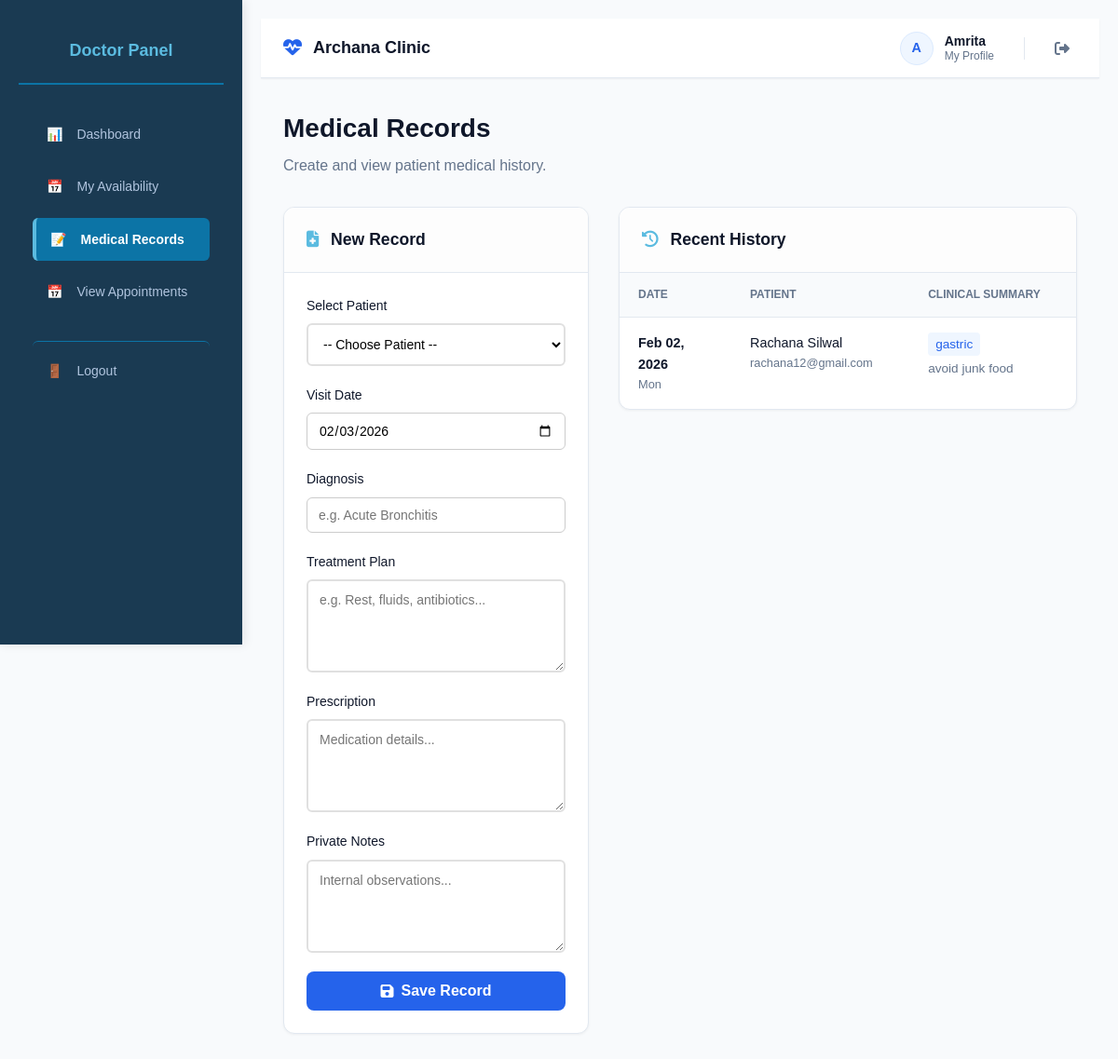
Screenshot of /doctor/manage-records.php (signed in) with the database file from the repository.
### tables this page shows
CREATE TABLE `users` (
  `id` int(11) NOT NULL,
  `name` varchar(100) NOT NULL,
  `email` varchar(255) DEFAULT NULL,
  `password` varchar(255) NOT NULL,
  `role` enum('admin','doctor','receptionist','patient') NOT NULL,
  `phone` varchar(15) NOT NULL,
  `created_at` timestamp NOT NULL DEFAULT current_timestamp(),
  `updated_at` timestamp NOT NULL DEFAULT current_timestamp() ON UPDATE current_timestamp()
);

CREATE TABLE `medical_records` (
  `id` int(11) NOT NULL,
  `patient_id` int(11) NOT NULL,
  `doctor_id` int NOT NULL,
  `visit_date` date NOT NULL,
  `diagnosis` text DEFAULT NULL,
  `treatment` text DEFAULT NULL,
  `prescription` text DEFAULT NULL,
  `notes` text DEFAULT NULL,
  `created_at` timestamp NOT NULL DEFAULT current_timestamp(),
  `updated_at` timestamp NOT NULL DEFAULT current_timestamp() ON UPDATE current_timestamp()
);

### config/auth.php (called while the page is built, shortened)
<?php
class Auth {
    private $conn;
    public function __construct($connection) {
        $this->conn = $connection;
    }
    public function isLoggedIn() {
        return isset($_SESSION['user_id']);
    }
    public function getUser() {
        $user_id = $_SESSION['user_id'];
        $stmt = $this->conn->prepare("
            SELECT
                u.id,
                u.name,
                u.email,
                u.role,
                p.phone,
                p.gender,
                p.address,
                p.medical_history,
                p.blood_group,
                p.date_of_birth,
                p.allergies,
                p.emergency_phone
            FROM users u
            LEFT JOIN patients p ON u.id = p.user_id
            WHERE u.id = ?
            LIMIT 1
        ");
        $stmt->bind_param("i", $user_id);
        $stmt->execute();
        return $stmt->get_result()->fetch_assoc();
    }
}
if (!isset($auth)) {
    $auth = new Auth($conn);
}
?>

### doctor/manage-records.php (the view, shortened to what this page needs)
<?php
require_once __DIR__ . '/../config/database.php';
require_once __DIR__ . '/../config/auth.php';
$user = $auth->getUser();
$stmt = $conn->prepare("SELECT id FROM doctors WHERE user_id = ? LIMIT 1");
$stmt->bind_param("i", $user['id']);
$stmt->execute();
$doctor = $stmt->get_result()->fetch_assoc();
$doctor_id = (int)$doctor['id'];
$stmt = $conn->prepare("
    SELECT mr.visit_date, mr.diagnosis, mr.treatment, u.name AS patient_name, u.email
    FROM medical_records mr
    JOIN patients p ON mr.patient_id = p.id
    JOIN users u ON p.user_id = u.id
    WHERE mr.doctor_id = ?
    ORDER BY mr.visit_date DESC, mr.created_at DESC
    LIMIT 10
");
$stmt->bind_param("i", $doctor_id);
$stmt->execute();
$recent_records = $stmt->get_result()->fetch_all(MYSQLI_ASSOC);
?>
<!DOCTYPE html>
<html lang="en">
<head>
<link rel="stylesheet" href="/clinic/styles.css">
<link rel="stylesheet" href="https://cdnjs.cloudflare.com/ajax/libs/font-awesome/6.5.0/css/all.min.css">
</head>
<body class="dashboard-page">
<div class="dashboard-container">
    <?php include __DIR__ . '/../include/sidebar-doctor.php'; ?>
    <main class="dashboard-content">
        <?php include __DIR__ . '/../include/dnav.php'; ?>
        <div class="manage-container">
            <div class="page-header">
                <h1>Medical Records</h1>
                <p>Create and view patient medical history.</p>
            </div>
            <div class="records-grid">
                <div class="card">
                    <div class="card-header">
                        <h2><i class="fas fa-file-medical"></i> New Record</h2>
                    </div>
                    <div class="card-body">
                        <form method="POST">
                            <div class="form-group">
                                <label>Select Patient</label>
                                <select name="patient_id" class="form-control" required>
                                    <option value="">-- Choose Patient --</option>
                                </select>
                            </div>
                            <div class="form-group">
                                <label>Visit Date</label>
                                <input type="date" name="visit_date" class="form-control" value="<?= date('Y-m-d') ?>" required>
                            </div>
                            <div class="form-group">
                                <label>Diagnosis</label>
                                <input type="text" name="diagnosis" class="form-control" placeholder="e.g. Acute Bronchitis" required>
                            </div>
                            <div class="form-group">
                                <label>Treatment Plan</label>
                                <textarea name="treatment" class="form-control" rows="3" placeholder="e.g. Rest, fluids, antibiotics..." required></textarea>
                            </div>
                            <div class="form-group">
                                <label>Prescription</label>
                                <textarea name="prescription" class="form-control" rows="3" placeholder="Medication details..." required></textarea>
                            </div>
                            <div class="form-group">
                                <label>Private Notes</label>
                                <textarea name="notes" class="form-control" rows="2" placeholder="Internal observations..."></textarea>
                            </div>
                            <button type="submit" class="btn-submit">
                                <i class="fas fa-save"></i> Save Record
                            </button>
                        </form>
                    </div>
                </div>
                <div class="card">
                    <div class="card-header">
                        <h2><i class="fas fa-history"></i> Recent History</h2>
                    </div>
                    <div class="table-responsive">
                        <table class="custom-table">
                            <thead>
                                <tr>
                                    <th style="width: 120px;">Date</th>
                                    <th>Patient</th>
                                    <th>Clinical Summary</th>
                                </tr>
                            </thead>
                            <tbody>
                                <?php if (count($recent_records) > 0): ?>
                                    <?php foreach ($recent_records as $r): ?>
                                    <tr>
                                        <td>
                                            <div style="font-weight:600; font-size:0.9rem;"><?= date('M d, Y', strtotime($r['visit_date'])) ?></div>
                                            <div style="color:var(--text-muted); font-size:0.8rem;"><?= date('D', strtotime($r['visit_date'])) ?></div>
                                        </td>
                                        <td>
                                            <div style="font-weight:500;"><?= htmlspecialchars($r['patient_name']) ?></div>
                                            <div style="color:var(--text-muted); font-size:0.8rem;"><?= htmlspecialchars($r['email']) ?></div>
                                        </td>
                                        <td>
                                            <div class="diagnosis-tag"><?= htmlspecialchars($r['diagnosis']) ?></div>
                                            <div class="treatment-text">
                                                <?= htmlspecialchars(substr($r['treatment'], 0, 60)) . (strlen($r['treatment']) > 60 ? '...' : '') ?>
                                            </div>
                                        </td>
                                    </tr>
                                    <?php endforeach; ?>
                                <?php endif; ?>
                            </tbody>
                        </table>
                    </div>
                </div>
            </div>
        </div>
    </main>
</div>
</body>
</html>

### include/dnav.php (shortened to what this page needs)
<nav class="top-navbar">
    <a href="#" class="nav-brand">
        <i class="fas fa-heartbeat"></i>
        <span>Archana Clinic</span>
    </a>
    <div class="nav-right-section">
        <a href="profile.php" class="nav-user-profile" title="View Profile">
            <div class="nav-avatar-circle">
                <?= isset($user['name']) ? strtoupper(substr($user['name'], 0, 1)) : 'U' ?>
            </div>
            <div class="nav-user-meta">
                <span class="nav-user-name">
                    <?= isset($user['name']) ? htmlspecialchars(explode(' ', $user['name'])[0]) : 'Guest' ?>
                </span>
                <span class="nav-user-subtitle">My Profile</span>
            </div>
        </a>
        <a href="../logout.php" class="nav-logout-btn" title="Logout">
            <i class="fas fa-sign-out-alt"></i>
        </a>
    </div>
</nav>

### styles.css (style rules this page uses)
* { margin: 0; padding: 0; box-sizing: border-box; font-family: Arial, sans-serif; }
body { background: #f9f9f9; color: #333; line-height: 1.6; display: flex; flex-direction: column; min-height: 100vh; }
main { flex: 1; padding: 20px; }
body { padding-top: 90px; }
.form-group { display: flex; flex-direction: column; }
.form-group label { color: #333; font-weight: 600; margin-bottom: 8px; font-size: 14px; }
.form-group input { padding: 12px; border: 2px solid #e0e0e0; border-radius: 6px; font-size: 14px; transition: all 0.3s ease; }
.dashboard-page { display: flex; background: #f5f7fa; padding-top: 0; }
.dashboard-container { display: flex; width: 100%; min-height: 100vh; }
.dashboard-content { flex: 1; margin-left: 260px; padding: 20px; overflow-y: auto; }
.table-responsive { overflow-x: auto; }
.form-group { margin-bottom: 20px; display: flex; flex-direction: column; }
.form-group input, .form-group select, .form-group textarea { padding: 12px; border: 2px solid #e0e0e0; border-radius: 6px; font-size: 14px; font-family: Arial, sans-serif; transition: all 0.3s ease; }
body { font-family: 'Segoe UI', Tahoma, Geneva, Verdana, sans-serif; background-color: #f4f6f8; margin: 0; padding: 0; }
.form-group { margin-bottom: 15px; display: flex; flex-direction: column; }
label { margin-bottom: 6px; font-weight: 500; color: #333; }
input[type="text"], input[type="email"], input[type="password"], input[type="tel"], input[type="date"], select, textarea { padding: 10px 12px; border-radius: 6px; border: 1px solid #ccc; font-size: 14px; outline: none; transition: border-color 0.3s; }
button, .btn, .btn-login { display: inline-block; width: 100%; padding: 12px; border: none; border-radius: 6px; background-color: #5bbbe0; color: #fff; font-size: 16px; font-weight: bold; cursor: pointer; transition: background 0.3s; text-decoration: none; text-align: center; }
textarea { resize: vertical; }
h2 i { margin-right: 8px; color: #5bbbe0; }
.card { background: #ffffff; border-radius: 14px; box-shadow: 0 6px 18px rgba(0, 0, 0, 0.06); }

### include/dnav.php (style rules this page uses)
.top-navbar { background: white; height: 64px; padding: 0 1.5rem; display: flex; align-items: center; justify-content: space-between; border-bottom: 1px solid #e2e8f0; box-shadow: 0 1px 2px 0 rgba(0, 0, 0, 0.05); position: sticky; top: 0; z-index: 40; }
.nav-brand { font-size: 1.125rem; font-weight: 700; color: #0f172a; display: flex; align-items: center; gap: 0.75rem; text-decoration: none; }
.nav-brand i { color: #2563eb; font-size: 1.25rem; }
.nav-right-section { display: flex; align-items: center; gap: 1.5rem; }
.nav-user-profile { display: flex; align-items: center; gap: 0.75rem; text-decoration: none; padding: 0.25rem 0.5rem; border-radius: 8px; transition: background-color 0.2s; }
.nav-avatar-circle { width: 36px; height: 36px; background: #eff6ff; color: #2563eb; border-radius: 50%; display: flex; align-items: center; justify-content: center; font-weight: 600; font-size: 0.9rem; border: 1px solid #dbeafe; }
.nav-user-meta { display: flex; flex-direction: column; line-height: 1.2; }
.nav-user-name { font-size: 0.875rem; font-weight: 600; color: #0f172a; }
.nav-user-subtitle { font-size: 0.75rem; color: #64748b; }
.nav-logout-btn { color: #64748b; font-size: 1rem; padding: 0.5rem; border-radius: 50%; transition: all 0.2s; text-decoration: none; display: flex; align-items: center; justify-content: center; }

### rows the page displays
users: name "A", name "Amrita"
medical_records: visit_date "Feb 02, 2026", visit_date "Mon", users.name "Rachana Silwal", users.email "rachana12@gmail.com", diagnosis "gastric", treatment "avoid junk food"
